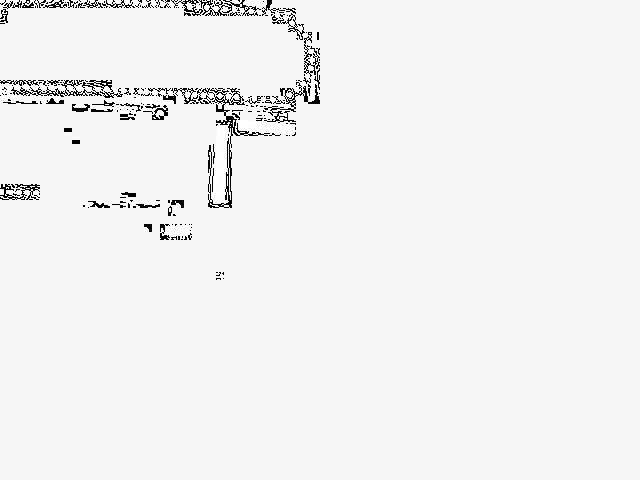
#> input picture Vision/Python/test.jpg, 640 x 480 px, given in place of the camera
$ python test-inference.py   (Python 2 division)
#> lines starting #> are read from the running program, lines starting #| are printed output that depends on the picture; after the words box and inside, x2 and y2 are one past the last pixel; in counts of white or black regions, pixels touching at a corner belong together
### Vision/Data-Processing/Python/edge.py
import cv2, math
import numpy as np
from cv2 import cv

def find_edge(im):
	#Noise Reduction
	im_blurred = cv2.GaussianBlur(im, (5, 5), 0)
	#Edge Detection
	edges = cv2.Canny(im_blurred, 1, 200)
	return edges

def get_lines(img, threshold = 1):
	theta = math.pi / 180
	rho = 1
	return cv2.HoughLinesP(img, rho, theta, threshold)


def add_lines(img, lines):
	color = (0, 0, 255)
	for line in lines:
		for l in line:
			cv2.line(img, (l[0], l[1]), (l[2], l[3]), color, 3)

def blur_edges(edges):
	edges_blurred = cv2.GaussianBlur(edges, (3, 3), 0)
	return edges_blurred

def get_frames(frame):
	gray = cv2.cvtColor(frame, cv2.COLOR_BGR2GRAY)
	edges = find_edge(gray)
	edges = blur_edges(edges)
	lines = get_lines(edges, 80)
	return (lines)

def main():
	cap = cv2.VideoCapture(0)
	while(True):
		# Capture frame-by-frame
		ret, frame = cap.read()
		# Our operations on the frame come here
		lines = get_frames(frame)
		# Display the resulting frame

		try:
			add_lines(frame, lines)
		except TypeError:
			print 'No straight lines detected'
			pass
		cv2.imshow('lol', frame)
		if cv2.waitKey(1) & 0xFF == ord('q'):
			break
		#print lines
	cap.release()
	cv2.destroyAllWindows()
	return lines

main()
#> in main, frame is the input picture: shape (480, 640, 3); min 0, max 255, mean 242.3
#> in find_edge, `im_blurred = cv2.GaussianBlur(im, (5, 5), 0)`:
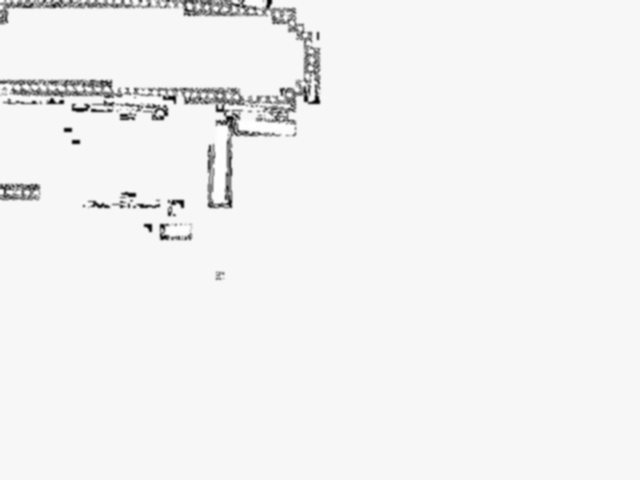
#> im_blurred: shape (480, 640); min 1, max 254, mean 242.3
#> in find_edge, `edges = cv2.Canny(im_blurred, 1, 200)`:
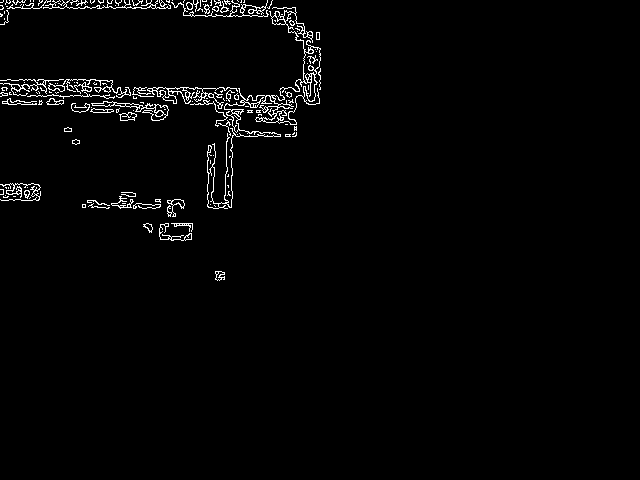
#> edges: shape (480, 640); 1.9% white in thin lines or dots, all inside (x1, y1, x2, y2) = (0, 0, 321, 281)
#> in blur_edges, `edges_blurred = cv2.GaussianBlur(edges, (3, 3), 0)`:
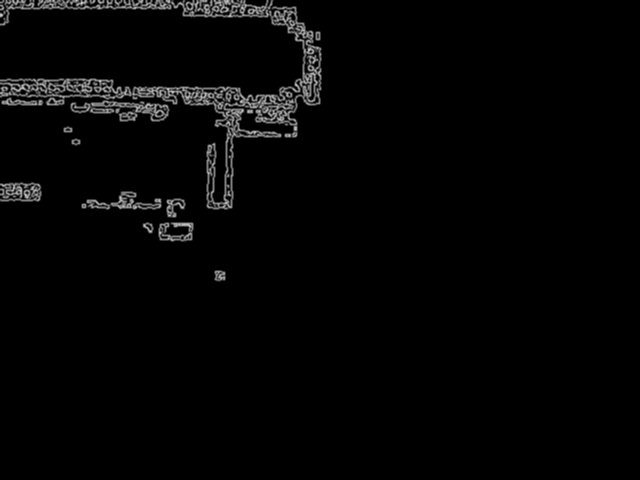
#> edges_blurred: shape (480, 640); min 0, max 207, mean 5
#> in get_frames, `lines = get_lines(edges, 80)`: lines = 486 rows, first 6: [295, 95, 311, 95], [132, 89, 182, 92], [255, 96, 279, 97], [233, 99, 249, 99], [0, 94, 43, 94], [239, 102, 297, 105]
#> the loop in add_lines, `for line in lines:` made 486 passes
#> after the loop in add_lines, `for line in lines:`:
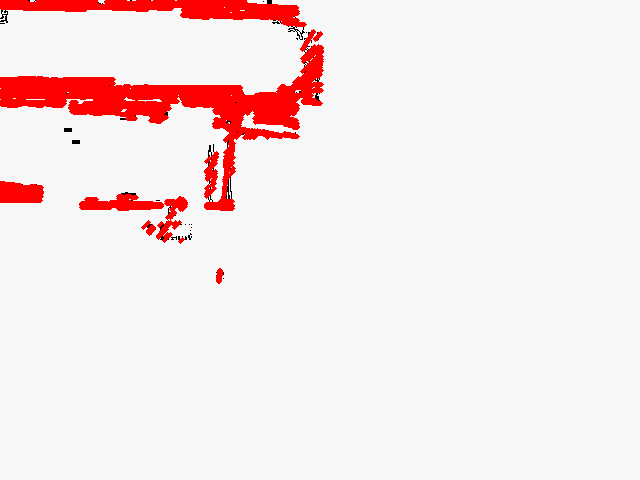
#> img: shape (480, 640, 3); mean B, G, R 231, 231, 247
#> (key q is pressed here)

#change get_frames to not make frames in program

### Vision/Data-Processing/Python/MonteCarlo.py
#Testing AI, written by Vincent Pugliese
#note to Vincent: use 4 space convention in code
import random, array
import randomgen as rgen

def MonteCarlo():
    h = 0
    q = []
    while h <= 100:
        testset = rgen.randomtestgen()
        q.append(testset)
        h = h + 1
    #print 'TEST COMPLETE'
    #print q
    return q

MonteCarlo()

### Vision/Data-Processing/Python/contrast.py
import cv2, math
import numpy as np
from cv2 import cv


def find_edge(im):
    #Noise Reduction
    im_blurred = cv2.GaussianBlur(im, (5, 5), 0)
    #Edge Detection
    edges = cv2.Canny(im_blurred, 1, 200)
    return edges

def equ(myimage):
    myhist = cv2.equalizeHist(myimage)
    return myhist

def get_lines(img, threshold = 1):
    theta = math.pi / 180
    rho = 1
    return cv2.HoughLinesP(img, rho, theta, threshold)


# [5 lines left out: function add_lines, not called in this run]

def blur_edges(edges):
    edges_blurred = cv2.GaussianBlur(edges, (3, 3), 0)
    return edges_blurred

def get_frames(frame):
    gray = cv2.cvtColor(frame, cv2.COLOR_BGR2GRAY)
    hist = equ(gray)
    edges = find_edge(gray)
    edges = blur_edges(edges)
    lines = get_lines(edges, 80)
    return (lines, hist)

def main():
    cap = cv2.VideoCapture(0)
    while(True):
        # Capture frame-by-frame
        ret, frame = cap.read()
        # Our operations on the frame come here
        lines, contrast = get_frames(frame)
        # [6 lines of commented-out code are left out]
        cv2.imshow('lol', contrast)
        if cv2.waitKey(1) & 0xFF == ord('q'):
            break
#    print lines
    cap.release()
    cv2.destroyAllWindows()
    return contrast
#change get_frames to not make frames in program

### Vision/Data-Processing/Python/randomgen.py
#Testing AI, written by Vincent Pugliese
#note to Vincent: use 4 space convention in code
import random, array

testset = []
i = 0

def randomtestgen():
    i = 0
    testset = []
    while i < 2:
        x = random.randint(0, 480) #change 480 to pixel size
        i = i + 1
        testset.append(x)
    return testset

### Vision/Data-Processing/Python/Outdated/test-inference.py
#! /usr/local/bin/python
# This is the inference algorithm to determine if the attributes at the selected
# points are up to par with the known target. I will pepper this code with comments
# for ease of understanding.

import cv, cv2, numpy, math, edge, contrast, convert, random, MonteCarlo, array
from collections import Counter
lines = edge.main() #REMEMBER THIS VARIABLE!!!!
#> the loop in add_lines (call 2), `for line in lines:` made 486 passes
#> (key Esc is pressed here)
#print lines

def parallel(lines):
	good_lines = [line for line in lines if (line[2] - line[0]) != 0]
	sort_slopes = sorted(good_lines, key = slope)
	return sort_slopes

def slope(line):
	return float(line[3] - line[1]) / float(line [2] - line[0])

#we are going to assume that q is our image

#DO NOT FORGET TO REMOVE ERROR CHECKING PARTS OF CODE!!!
x = cv2.VideoCapture()
k = []
q = contrast.main()
#> (key q is pressed here)
k = q#q is name of working contrast frame passed from module

slopearray = []
for line in parallel(lines[0]):
#> in parallel, `good_lines = [line for line in lines if (line[2] - line[0]) != 0]`: good_lines = [[295, 95, 311, 95]]
	orderedSlope = slope(line)
	slopearray.append(orderedSlope)
#> this loop made 1 pass
#> after the loop, slopearray = [0]


#below I find value from orderedSlope
parr = []
pos = set(slopearray)
#> pos = 1 item
for j in pos:
	l = slopearray.count(j)
	if l > 1:
		for n in xrange(l):
			parr.append(j)
#> this loop made 1 pass
#> l on pass 1: 1
#> after the loop, parr = []

#use parr as edges to compare
#start contrast search here, k is contrast frame, parr is parallel lines

##############!!!!!NEEDS REPAIR!!!!!###############

###THIS FUNCTION MUST BE LOOPED (AFTER FUNCTION DECLARATION) TO TEST ALL POSSIBLE TARGETS###

def MonteCarloVision(k, parr):#this program does the actual comparisions on random points
#and determines jointness of k and parr
	MC = MonteCarlo.MonteCarlo() #change MC to operate between parr bounds
	a = MC#MC generates random coords, we only need 1st element here (element 0)
	for x in MC:
		elem = k[a[0]]
		new = elem[1]#Here we finally have the whole frame we were looking for...
		#need to change 1?
		#print new#now we can finally see it....
		#Must test coordinates in line generated by PARR in the range of endpoint to endpoint
		rangeA = Counter(range(256)) #range(n) is subsituted by any list
		rangeB = Counter(range(120))
		AA = rangeA - rangeB
#see http://stackoverflow.com/questions/2070643/subtracting-two-lists-in-python for details
		print AA
		try:#may still need to re-adjust if stmnt below	...any, all?
			if all(new) in AA:#if the position of the element is between bound A and bound B...
				#out = [k[a], True]
				return new#must be broken down to single data value or simple list
		except:
			#out = [k[a], False]
			return None
##############!!!!!NEEDS REPAIR!!!!!###############
#need to convert new to done
done = []#should be [contrast point, slope of line, coord of point]
mv = MonteCarloVision(k, parr)
done.append(mv) #set function equal to array and append outside of function
#print done

########################!!!!!SPECIAL REMINDER!!!!!##########################
#Dont forget to make the edge detection and the contrast processing take exactly one frame per loop of program
#Dont forget to make a final program that imports this one and the communications architecture and loops it
############################################################################

####!!FINAL EVALUATIONS OF DATA HERE!!####
def contrastProbgen(done):
	problistA = [] #made of: [[done], P]
	try:
		if done[0] >= 256:
			problistA.append(done[3])
			problistA.append('P = 1.0')

		if done[0] >= 200 and done[0] < 256:
			problistA.append(done[3])
			problistA.append('P = 0.8')

		if done[0] >= 150 and done [0] < 200:
			problistA.append(done[3])
			problistA.append('P = 0.6')

		if done[0] >= 100 and done[0] < 150:
			problistA.append(done[3])
			problistA.append('P = 0.4')

		if done[0] >= 50 and done[0] < 100:
			problistA.append(done[3])
			problistA.append('P = 0.2')

		if done[0] < 50:
			return none
	except:
		print 'ERROR IN TRY BLOCK'
		return None
	print problistA

contrastProbgen(done)

def MonteCarloCMP():
	pass #this function is going to verify that each randomly tested point in an area is similar
	#this is a basic form of gradient analysis
def FinalCMP(problistA):
	try:
		if problistA[1] >= 0.6:
			return True, problistA[0]
	except:
		if problistA[1] == None:
			print 'ERROR IN TRY BLOCK'
			return None
	finally:
		if problistA[1] < 0.6:
			return False
#Final output must be True or False
####!!FINAL EVALUATIONS OF DATA HERE!!####
